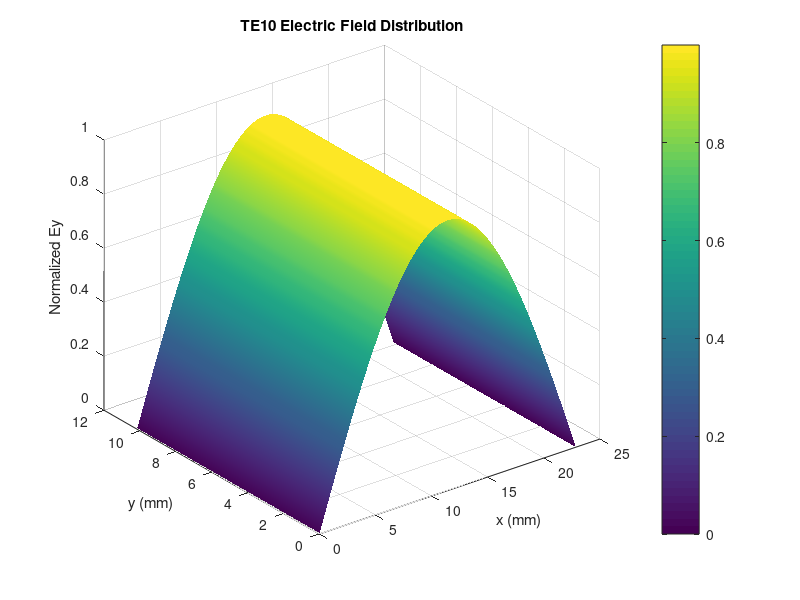
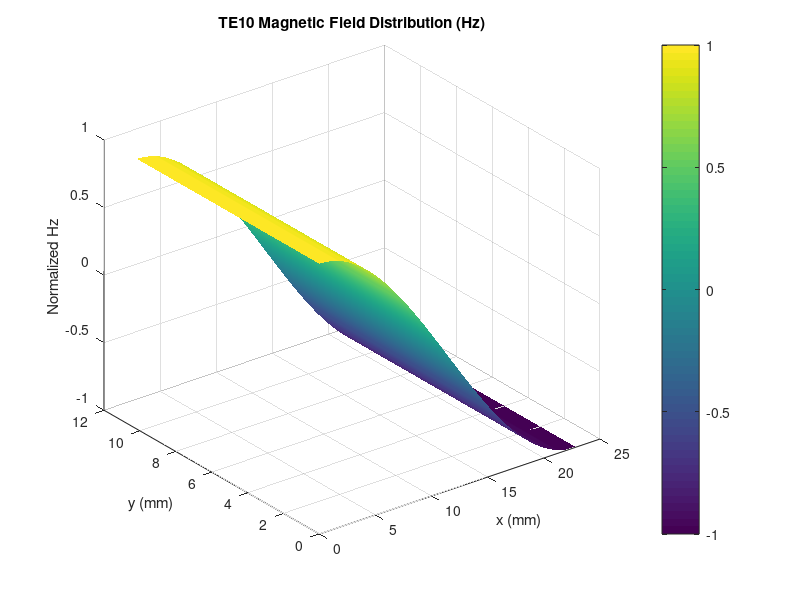

Reproduce these figures in MATLAB, in order.

clc;
clear;
close all;

% WR-90 Waveguide Parameters
a = 22.86e-3;       % Width in metres
b = 10.16e-3;       % Height in metres
L = 100e-3;         % Length in metres
f = 10e9;           % Operating frequency (10 GHz)
c = 3e8;            % Speed of light

% TE10 Cutoff Frequency
fc_theory = c/(2*a);

% Propagation Constant
if f > fc_theory
    beta = (2*pi*f/c)*sqrt(1-(fc_theory/f)^2);
else
    beta = 0;
end

% Display Results
fprintf('TE10 Mode Results\n');
fprintf('Theoretical Cutoff Frequency = %.4f GHz\n', ...
    fc_theory/1e9);
fprintf('Operating Frequency = %.2f GHz\n', f/1e9);
fprintf('Propagation Constant beta = %.2f rad/m\n', beta);

% Field Distribution
x = linspace(0,a,100);
y = linspace(0,b,50);
[X,Y] = meshgrid(x,y);

% TE10 Electric and Magnetic Fields
Ey = sin(pi*X/a);
Hx = -Ey;
Hz = cos(pi*X/a);

% Plot E-field
figure;
surf(X*1000,Y*1000,Ey);
title('TE10 Electric Field Distribution');
xlabel('x (mm)');
ylabel('y (mm)');
zlabel('Normalized Ey');
shading interp;
colorbar;

% Plot H-field
figure;
surf(X*1000,Y*1000,Hz);
title('TE10 Magnetic Field Distribution (Hz)');
xlabel('x (mm)');
ylabel('y (mm)');
zlabel('Normalized Hz');
shading interp;
colorbar;

% Compare with simulated cutoff frequency
fc_sim = input('Enter HFSS cutoff frequency in GHz: ')*1e9;
deviation = abs(fc_sim-fc_theory)/fc_theory*100;

fprintf('HFSS Cutoff Frequency = %.4f GHz\n',fc_sim/1e9);
fprintf('Percentage Deviation = %.4f %%\n',deviation);
